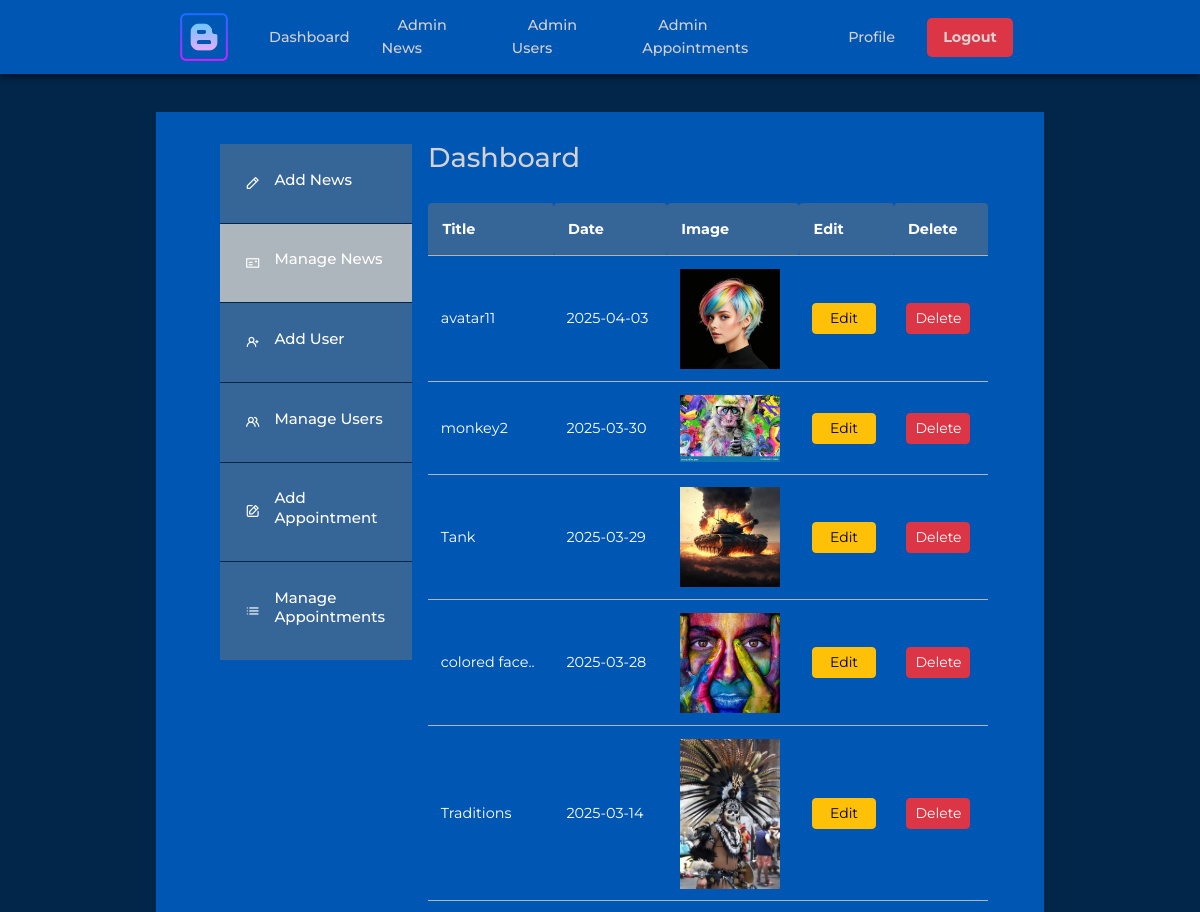
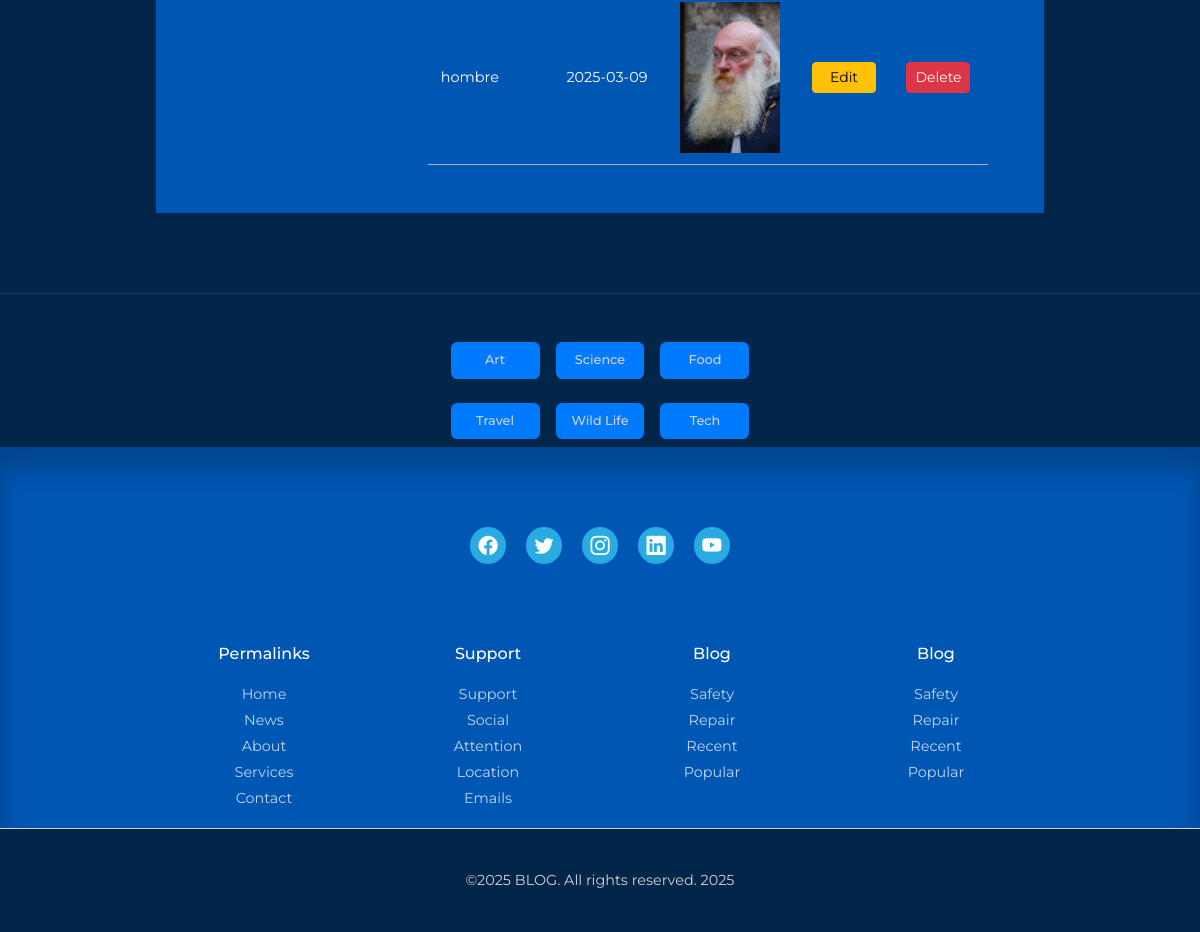
The page /admin/pages/index.php (signed in) on the database its author committed (2 pictures, top to bottom).
### tables this page shows
CREATE TABLE `noticias` (
  `idNoticia` int(11) NOT NULL AUTO_INCREMENT,
  `titulo` text NOT NULL,
  `imagen` text NOT NULL,
  `texto` longtext NOT NULL,
  `fecha` date NOT NULL,
  `idUser` int(11) NOT NULL,
  PRIMARY KEY (`idNoticia`),
  UNIQUE KEY `titulo` (`titulo`) USING HASH,
  KEY `idUser` (`idUser`),
  CONSTRAINT `noticias_ibfk_1` FOREIGN KEY (`idUser`) REFERENCES `users_data` (`idUser`) ON DELETE CASCADE
);

### admin/pages/index.php (the view, shortened to what this page needs)
<?php
try {
     $pdo = new PDO("mysql:host=localhost;dbname=khloe", "admin18", "admin18021978");
     $pdo->setAttribute(PDO::ATTR_ERRMODE, PDO::ERRMODE_EXCEPTION);
    $query = "SELECT * FROM noticias ORDER BY fecha DESC";
    $stmt = $pdo->query($query);
    $posts = $stmt->fetchAll(PDO::FETCH_ASSOC);
} catch (PDOException $e) {
    die("Error al obtener las noticias: " . $e->getMessage());
}
include_once __DIR__ . "/../templates_adm/header.php";
?>
<section class="dashboard">
    <div class="container dashboard__container">
        <aside>
            <ul>
                <li>
                    <a href="<?= ADMIN_URL ?>/add-post.php">
                        <i class="uil uil-pen"></i>
                        <h5>Add News</h5>
                    </a>
                </li>
                <li>
                    <a href="<?= ADMIN_URL ?>/index.php" class="active">
                        <i class="uil uil-postcard"></i>
                        <h5>Manage News</h5>
                    </a>
                </li>
                <?php if (isset($_SESSION['is_admin']) && $_SESSION['is_admin'] == 1) : ?>
                    <li>
                        <a href="<?= ADMIN_URL ?>/add-user.php">
                            <i class="uil uil-user-plus"></i>
                            <h5>Add User</h5>
                        </a>
                    </li>
                    <li>
                        <a href="<?= ADMIN_URL ?>/manage-users.php">
                            <i class="uil uil-users-alt"></i>
                            <h5>Manage Users</h5>
                        </a>
                    </li>
                    <li>
                        <a href="<?= ADMIN_URL ?>/add-category.php">
                            <i class="uil uil-edit"></i>
                            <h5>Add Appointment</h5>
                        </a>
                    </li>
                    <li>
                        <a href="<?= ADMIN_URL ?>/manage-categories.php">
                            <i class="uil uil-list-ul"></i>
                            <h5>Manage Appointments</h5>
                        </a>
                    </li>
                <?php endif; ?>
            </ul>
        </aside>
        <main>
        <h2 style="color: #d3d1d1;">Dashboard</h2>
            <table class="table">
                <thead>
                    <tr>
                        <th>Title</th>
                        <th>Date</th>
                        <th>Image</th>
                        <th>Edit</th>
                        <th>Delete</th>
                    </tr>
                </thead>
                <tbody>
                    <?php foreach ($posts as $post) : ?>
                        <tr>
                            <td><?= htmlspecialchars($post['titulo']) ?></td>
                            <td><?= htmlspecialchars($post['fecha']) ?></td>
                            <td>
                                <img src="<?= BASE_URL ?>/assets/images/<?= htmlspecialchars($post['imagen']) ?>"
                                     alt="<?= htmlspecialchars($post['titulo']) ?>"
                                     style="max-width: 100px; height: auto;">
                            </td>
                            <td>
                                <a href="<?= ADMIN_URL ?>/../edit/edit-post.php?id=<?= $post['idNoticia'] ?>"
                                   class="btn btn-warning btn-sm">Edit</a>
                            </td>
                            <td>
                                <a href="<?= ADMIN_URL ?>/../delete/delete-post.php?id=<?= $post['idNoticia'] ?>"
                                   class="btn btn-danger btn-sm">Delete</a>
                            </td>
                        </tr>
                    <?php endforeach; ?>
                </tbody>
            </table>
        </main>
    </div>
</section>
<?php
include_once __DIR__ . "/../../public/templates/footer.php";
?>

### admin/templates_adm/header.php (shortened to what this page needs)
<?php
$is_authenticated = isset($_SESSION['idUser']);
$is_admin = isset($_SESSION['is_admin']) && $_SESSION['is_admin'] == 1;
?>
<!DOCTYPE html>
<html lang="en">
<head>
    <link rel="stylesheet" href="<?= SWEETALERT_CSS; ?>">
    <link href="<?= BOOTSTRAP_5_CSS ?>" rel="stylesheet">
    <link rel="stylesheet" href="<?= BOOTSTRAP_ICONS_CSS ?>">
    <link rel="stylesheet" href="<?= UNICONS_CSS ?>">
    <link rel="stylesheet" href="<?= FONTAWESOME_5_CSS ?>">
    <link rel="stylesheet" href="<?= CSS_PATH ?>/style.css">
</head>
<body>
    <nav>
        <div class="container nav__container">
            <a href="<?= BASE_URL ?>" class="nav__logo d-flex align-items-center">
                <img src="<?= IMAGES_PATH ?>/logo.png" alt="Logo" class="logo-image img-fluid"
                     style="max-width: 70px; height: auto;">
            </a>
            <ul class="nav__items">
                <?php if ($is_authenticated) : ?>
                    <?php if ($is_admin) : ?>
                        <li><a href="<?= ADMIN_URL ?>/index.php">Dashboard</a></li>
                        <li><a href="<?= ADMIN_URL ?>/add-post.php">Admin News</a></li>
                        <li><a href="<?= ADMIN_URL ?>/manage-users.php">Admin Users</a></li>
                        <li><a href="<?= ADMIN_URL ?>/manage-categories.php">Admin Appointments</a></li>
                    <?php else : ?>
                        <li><a href="<?= BASE_URL ?>">Home</a></li>
                        <li><a href="<?= BASE_URL ?>/add-news">News</a></li>
                    <?php endif; ?>
                    <li><a href="<?= BASE_URL ?>/profile">Profile</a></li>
                    <li>
                        <a class="nav-link fw-bold" href="<?= BASE_URL ?>/logout"
                            style="background-color: #dc3545; color: #d3d1d1; border-radius: 5px; padding: 0.5rem 1rem; transition: background-color 0.3s, color 0.3s;"
                            onmouseover="this.style.backgroundColor='#bb2d3b'; this.style.color='white';"
                            onmouseout="this.style.backgroundColor='#dc3545'; this.style.color='#d3d1d1';">
                            Logout
                        </a>
                    </li>
                <?php endif; ?>
            </ul>
        </div>
    </nav>

### public/templates/footer.php (shortened to what this page needs)
<hr>
<section class="category__buttons">
    <div class="container category__buttons-container">
        <a href="#" class="category__button">Art</a>
        <a href="#" class="category__button">Science </a>
        <a href="#" class="category__button">Food</a>
        <a href="#" class="category__button">Travel</a>
        <a href="#" class="category__button">Wild Life</a>
        <a href="#" class="category__button">Tech</a>
    </div>
</section>
<footer>
    <div class="footer__socials">
        <a href="https://www.facebook.com" target="_blank" class="social__link">
            <i class="bi bi-facebook"></i>
        </a>
        <a href="https://www.twitter.com" target="_blank" class="social__link">
            <i class="bi bi-twitter"></i>
        </a>
        <a href="https://www.instagram.com" target="_blank" class="social__link">
            <i class="bi bi-instagram"></i>
        </a>
        <a href="https://www.linkedin.com" target="_blank" class="social__link">
            <i class="bi bi-linkedin"></i>
        </a>
        <a href="https://www.youtube.com" target="_blank" class="social__link">
            <i class="bi bi-youtube"></i>
        </a>
    </div>
    <div class="container footer__container">
        <article>
            <h4>Permalinks</h4>
            <ul>
                <li class="<?= ($current_url == BASE_URL . '/index') ? 'active' : '' ?>">
                    <a href="<?= BASE_URL ?>/index">Home</a>
                </li>
                <li class="<?= ($current_url == BASE_URL . '/blog') ? 'active' : '' ?>">
                    <a href="<?= BASE_URL ?>/blog">News</a>
                </li>
                <li class="<?= ($current_url == BASE_URL . '/about') ? 'active' : '' ?>">
                    <a href="<?= BASE_URL ?>/about">About</a>
                </li>
                <li class="<?= ($current_url == BASE_URL . '/services') ? 'active' : '' ?>">
                    <a href="<?= BASE_URL ?>/services">Services</a>
                </li>
                <li class="<?= ($current_url == BASE_URL . '/contact') ? 'active' : '' ?>">
                    <a href="<?= BASE_URL ?>/contact">Contact</a>
                </li>
            </ul>
        </article>
        <article>
            <h4>Support</h4>
            <ul>
                <li><a href="">Support</a></li>
                <li><a href="">Social</a></li>
                <li><a href="">Attention</a></li>
                <li><a href="">Location</a></li>
                <li><a href="">Emails</a></li>
            </ul>
        </article>
        <article>
            <h4>Blog</h4>
            <ul>
                <li><a href="">Safety</a></li>
                <li><a href="">Repair</a></li>
                <li><a href="">Recent</a></li>
                <li><a href="">Popular</a></li>
            </ul>
        </article>
        <article>
            <h4>Blog</h4>
            <ul>
                <li><a href="">Safety</a></li>
                <li><a href="">Repair</a></li>
                <li><a href="">Recent</a></li>
                <li><a href="">Popular</a></li>
            </ul>
        </article>
    </div>
    <div class="footer__copyright">
        <p class="mt-3 mb-3 ">&copy;2025 BLOG. All rights reserved. <?php echo date("Y"); ?></p>
    </div>
</footer>
</body>
</html>

### rows shown on the page
noticias: titulo "avatar11", fecha "2025-04-03", imagen (picture)
noticias: titulo "monkey2", fecha "2025-03-30", imagen (picture)
noticias: titulo "Tank", fecha "2025-03-29", imagen (picture)
noticias: titulo "colored face..", fecha "2025-03-28", imagen (picture)
noticias: titulo "Traditions", fecha "2025-03-14", imagen (picture)
noticias: titulo "hombre", fecha "2025-03-09", imagen (picture)
